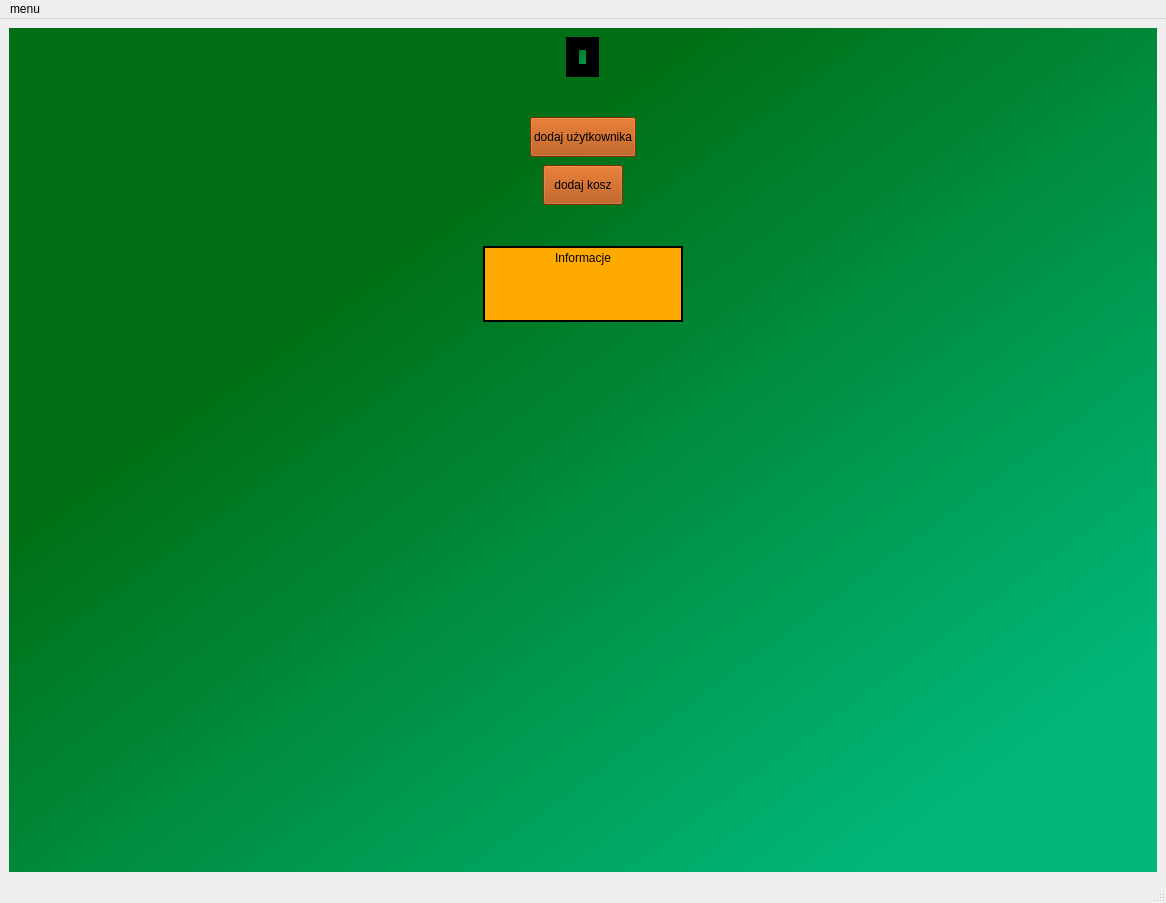
<?xml version="1.0" encoding="UTF-8"?>
<ui version="4.0">
 <class>MainWindow</class>
 <widget class="QMainWindow" name="MainWindow">
  <property name="geometry">
   <rect>
    <x>0</x>
    <y>0</y>
    <width>1166</width>
    <height>903</height>
   </rect>
  </property>
  <property name="minimumSize">
   <size>
    <width>30</width>
    <height>0</height>
   </size>
  </property>
  <property name="windowTitle">
   <string>MINKA</string>
  </property>
  <property name="styleSheet">
   <string notr="true"/>
  </property>
  <widget class="QWidget" name="centralwidget">
   <layout class="QGridLayout" name="gridLayout_2">
    <item row="0" column="0">
     <widget class="QStackedWidget" name="stack">
      <property name="styleSheet">
       <string notr="true">background-color: rgb(0, 72, 2);
font: 16pt &quot;MS Shell Dlg 2&quot;;
background-color: qlineargradient(spread:pad, x1:0, y1:0, x2:1, y2:1, stop:0.301136 rgba(0, 111, 22, 255), stop:0.869318 rgba(0, 182, 120, 255));
</string>
      </property>
      <property name="currentIndex">
       <number>0</number>
      </property>
      <widget class="QWidget" name="page">
       <layout class="QGridLayout" name="gridLayout">
        <item row="0" column="0">
         <layout class="QVBoxLayout" name="verticalLayout">
          <item alignment="Qt::AlignHCenter">
           <widget class="QLabel" name="image">
            <property name="enabled">
             <bool>true</bool>
            </property>
            <property name="sizePolicy">
             <sizepolicy hsizetype="Minimum" vsizetype="Minimum">
              <horstretch>0</horstretch>
              <verstretch>0</verstretch>
             </sizepolicy>
            </property>
            <property name="maximumSize">
             <size>
              <width>400</width>
              <height>400</height>
             </size>
            </property>
            <property name="layoutDirection">
             <enum>Qt::LeftToRight</enum>
            </property>
            <property name="autoFillBackground">
             <bool>false</bool>
            </property>
            <property name="styleSheet">
             <string notr="true"/>
            </property>
            <property name="frameShape">
             <enum>QFrame::Box</enum>
            </property>
            <property name="frameShadow">
             <enum>QFrame::Plain</enum>
            </property>
            <property name="lineWidth">
             <number>13</number>
            </property>
            <property name="midLineWidth">
             <number>0</number>
            </property>
            <property name="text">
             <string/>
            </property>
            <property name="pixmap">
             <pixmap>../../../../../../../../../Desktop/studia/projekt zespołowy/logo/logo.png</pixmap>
            </property>
            <property name="scaledContents">
             <bool>true</bool>
            </property>
            <property name="alignment">
             <set>Qt::AlignCenter</set>
            </property>
           </widget>
          </item>
          <item>
           <spacer name="verticalSpacer_3">
            <property name="orientation">
             <enum>Qt::Vertical</enum>
            </property>
            <property name="sizeType">
             <enum>QSizePolicy::Fixed</enum>
            </property>
            <property name="sizeHint" stdset="0">
             <size>
              <width>20</width>
              <height>34</height>
             </size>
            </property>
           </spacer>
          </item>
          <item alignment="Qt::AlignHCenter">
           <widget class="QPushButton" name="add_user">
            <property name="sizePolicy">
             <sizepolicy hsizetype="Fixed" vsizetype="Fixed">
              <horstretch>0</horstretch>
              <verstretch>0</verstretch>
             </sizepolicy>
            </property>
            <property name="minimumSize">
             <size>
              <width>0</width>
              <height>40</height>
             </size>
            </property>
            <property name="layoutDirection">
             <enum>Qt::LeftToRight</enum>
            </property>
            <property name="styleSheet">
             <string notr="true">background-color: rgb(173, 72, 0);

font: 75 24pt &quot;MS Shell Dlg 2&quot;;

</string>
            </property>
            <property name="text">
             <string>dodaj użytkownika</string>
            </property>
           </widget>
          </item>
          <item>
           <spacer name="verticalSpacer">
            <property name="orientation">
             <enum>Qt::Vertical</enum>
            </property>
            <property name="sizeType">
             <enum>QSizePolicy::Fixed</enum>
            </property>
            <property name="sizeHint" stdset="0">
             <size>
              <width>20</width>
              <height>2</height>
             </size>
            </property>
           </spacer>
          </item>
          <item alignment="Qt::AlignHCenter">
           <widget class="QPushButton" name="add_bin">
            <property name="sizePolicy">
             <sizepolicy hsizetype="Fixed" vsizetype="Fixed">
              <horstretch>0</horstretch>
              <verstretch>0</verstretch>
             </sizepolicy>
            </property>
            <property name="minimumSize">
             <size>
              <width>0</width>
              <height>40</height>
             </size>
            </property>
            <property name="layoutDirection">
             <enum>Qt::LeftToRight</enum>
            </property>
            <property name="styleSheet">
             <string notr="true">background-color: rgb(173, 72, 0);

font: 75 24pt &quot;MS Shell Dlg 2&quot;;

</string>
            </property>
            <property name="text">
             <string>dodaj kosz</string>
            </property>
           </widget>
          </item>
          <item>
           <spacer name="verticalSpacer_4">
            <property name="orientation">
             <enum>Qt::Vertical</enum>
            </property>
            <property name="sizeType">
             <enum>QSizePolicy::Fixed</enum>
            </property>
            <property name="sizeHint" stdset="0">
             <size>
              <width>20</width>
              <height>35</height>
             </size>
            </property>
           </spacer>
          </item>
         </layout>
        </item>
        <item row="1" column="0">
         <layout class="QHBoxLayout" name="horizontalLayout_2">
          <item>
           <spacer name="horizontalSpacer">
            <property name="orientation">
             <enum>Qt::Horizontal</enum>
            </property>
            <property name="sizeHint" stdset="0">
             <size>
              <width>40</width>
              <height>20</height>
             </size>
            </property>
           </spacer>
          </item>
          <item>
           <widget class="QLabel" name="news">
            <property name="minimumSize">
             <size>
              <width>200</width>
              <height>76</height>
             </size>
            </property>
            <property name="styleSheet">
             <string notr="true">
font: 75 24pt &quot;MS Shell Dlg 2&quot;;
background-color: rgb(255, 170, 0);</string>
            </property>
            <property name="frameShape">
             <enum>QFrame::Box</enum>
            </property>
            <property name="lineWidth">
             <number>2</number>
            </property>
            <property name="midLineWidth">
             <number>0</number>
            </property>
            <property name="text">
             <string>Informacje</string>
            </property>
            <property name="textFormat">
             <enum>Qt::PlainText</enum>
            </property>
            <property name="alignment">
             <set>Qt::AlignHCenter|Qt::AlignTop</set>
            </property>
           </widget>
          </item>
          <item>
           <spacer name="horizontalSpacer_2">
            <property name="orientation">
             <enum>Qt::Horizontal</enum>
            </property>
            <property name="sizeHint" stdset="0">
             <size>
              <width>40</width>
              <height>20</height>
             </size>
            </property>
           </spacer>
          </item>
         </layout>
        </item>
        <item row="2" column="0">
         <spacer name="verticalSpacer_2">
          <property name="orientation">
           <enum>Qt::Vertical</enum>
          </property>
          <property name="sizeType">
           <enum>QSizePolicy::Expanding</enum>
          </property>
          <property name="sizeHint" stdset="0">
           <size>
            <width>18</width>
            <height>32</height>
           </size>
          </property>
         </spacer>
        </item>
       </layout>
      </widget>
      <widget class="QWidget" name="page_2">
       <layout class="QHBoxLayout" name="horizontalLayout">
        <item>
         <widget class="QSplitter" name="splitter">
          <property name="orientation">
           <enum>Qt::Horizontal</enum>
          </property>
          <widget class="QListWidget" name="users_list">
           <property name="styleSheet">
            <string notr="true">font: 75 20pt &quot;MS Shell Dlg 2&quot;;
background-color: rgb(252, 105, 0);

</string>
           </property>
           <property name="lineWidth">
            <number>1</number>
           </property>
           <property name="selectionBehavior">
            <enum>QAbstractItemView::SelectRows</enum>
           </property>
           <property name="textElideMode">
            <enum>Qt::ElideLeft</enum>
           </property>
           <property name="resizeMode">
            <enum>QListView::Fixed</enum>
           </property>
           <property name="spacing">
            <number>0</number>
           </property>
          </widget>
          <widget class="QLabel" name="user_info">
           <property name="sizePolicy">
            <sizepolicy hsizetype="Preferred" vsizetype="Preferred">
             <horstretch>0</horstretch>
             <verstretch>0</verstretch>
            </sizepolicy>
           </property>
           <property name="styleSheet">
            <string notr="true">font: 24pt &quot;Arial&quot;;
background-color: rgb(255, 170, 0);</string>
           </property>
           <property name="text">
            <string/>
           </property>
           <property name="alignment">
            <set>Qt::AlignCenter</set>
           </property>
          </widget>
         </widget>
        </item>
       </layout>
      </widget>
      <widget class="QWidget" name="page_3">
       <layout class="QGridLayout" name="gridLayout_3">
        <item row="0" column="0">
         <widget class="QScrollArea" name="scrollArea">
          <property name="widgetResizable">
           <bool>true</bool>
          </property>
          <widget class="QWidget" name="scrollAreaWidgetContents">
           <property name="geometry">
            <rect>
             <x>0</x>
             <y>0</y>
             <width>1128</width>
             <height>824</height>
            </rect>
           </property>
           <layout class="QGridLayout" name="gridLayout_4">
            <item row="0" column="0">
             <widget class="QLabel" name="ranking_list">
              <property name="styleSheet">
               <string notr="true">font: 36pt &quot;Arial&quot;;
background-color: qlineargradient(spread:pad, x1:1, y1:1, x2:0, y2:0, stop:0.301136 rgba(255, 205, 0, 255), stop:0.869318 rgba(236, 111, 19, 255));
</string>
              </property>
              <property name="text">
               <string/>
              </property>
              <property name="textFormat">
               <enum>Qt::PlainText</enum>
              </property>
              <property name="alignment">
               <set>Qt::AlignLeading|Qt::AlignLeft|Qt::AlignTop</set>
              </property>
             </widget>
            </item>
           </layout>
          </widget>
         </widget>
        </item>
       </layout>
      </widget>
      <widget class="QWidget" name="page_4">
       <layout class="QHBoxLayout" name="horizontalLayout_5">
        <item>
         <layout class="QVBoxLayout" name="verticalLayout_2">
          <item>
           <widget class="QLabel" name="label_2">
            <property name="sizePolicy">
             <sizepolicy hsizetype="Preferred" vsizetype="Preferred">
              <horstretch>0</horstretch>
              <verstretch>0</verstretch>
             </sizepolicy>
            </property>
            <property name="styleSheet">
             <string notr="true">background-color: rgb(255, 170, 0);
font: 20pt &quot;MS Shell Dlg 2&quot;;
background-color: rgb(255, 204, 0);</string>
            </property>
            <property name="text">
             <string>Wybierz śmietnik do którego
wyrzucania chcesz się zgłosić</string>
            </property>
           </widget>
          </item>
          <item>
           <widget class="QListWidget" name="full_trash_list">
            <property name="styleSheet">
             <string notr="true">background-color: rgb(245, 143, 0);
font: 20pt &quot;MS Shell Dlg 2&quot;;</string>
            </property>
           </widget>
          </item>
         </layout>
        </item>
        <item>
         <layout class="QVBoxLayout" name="verticalLayout_7">
          <item>
           <spacer name="verticalSpacer_10">
            <property name="orientation">
             <enum>Qt::Vertical</enum>
            </property>
            <property name="sizeType">
             <enum>QSizePolicy::Fixed</enum>
            </property>
            <property name="sizeHint" stdset="0">
             <size>
              <width>20</width>
              <height>154</height>
             </size>
            </property>
           </spacer>
          </item>
          <item>
           <widget class="QStackedWidget" name="stack_volunteer">
            <property name="sizePolicy">
             <sizepolicy hsizetype="MinimumExpanding" vsizetype="MinimumExpanding">
              <horstretch>0</horstretch>
              <verstretch>0</verstretch>
             </sizepolicy>
            </property>
            <property name="minimumSize">
             <size>
              <width>0</width>
              <height>400</height>
             </size>
            </property>
            <property name="styleSheet">
             <string notr="true">background-color: rgb(0, 149, 82);
background-color: rgb(0, 140, 56);
</string>
            </property>
            <property name="currentIndex">
             <number>2</number>
            </property>
            <widget class="QWidget" name="page_5"/>
            <widget class="QWidget" name="page_6">
             <layout class="QHBoxLayout" name="horizontalLayout_3">
              <item>
               <layout class="QVBoxLayout" name="verticalLayout_8">
                <item>
                 <widget class="QLabel" name="throw_info">
                  <property name="styleSheet">
                   <string notr="true">background-color: rgb(255, 204, 0);
font: 20pt &quot;MS Shell Dlg 2&quot;;</string>
                  </property>
                  <property name="text">
                   <string>Wybierz siebie z listy</string>
                  </property>
                 </widget>
                </item>
                <item>
                 <widget class="QListWidget" name="users_list_throw">
                  <property name="styleSheet">
                   <string notr="true">background-color: rgb(245, 143, 0);
font: 18pt &quot;MS Shell Dlg 2&quot;;</string>
                  </property>
                 </widget>
                </item>
               </layout>
              </item>
              <item>
               <spacer name="horizontalSpacer_3">
                <property name="orientation">
                 <enum>Qt::Horizontal</enum>
                </property>
                <property name="sizeType">
                 <enum>QSizePolicy::Preferred</enum>
                </property>
                <property name="sizeHint" stdset="0">
                 <size>
                  <width>40</width>
                  <height>20</height>
                 </size>
                </property>
               </spacer>
              </item>
              <item>
               <layout class="QVBoxLayout" name="verticalLayout_3">
                <item>
                 <spacer name="verticalSpacer_5">
                  <property name="orientation">
                   <enum>Qt::Vertical</enum>
                  </property>
                  <property name="sizeType">
                   <enum>QSizePolicy::Fixed</enum>
                  </property>
                  <property name="sizeHint" stdset="0">
                   <size>
                    <width>20</width>
                    <height>102</height>
                   </size>
                  </property>
                 </spacer>
                </item>
                <item alignment="Qt::AlignHCenter">
                 <widget class="QPushButton" name="volunteer_to_throw">
                  <property name="minimumSize">
                   <size>
                    <width>140</width>
                    <height>50</height>
                   </size>
                  </property>
                  <property name="font">
                   <font>
                    <family>MS Shell Dlg 2</family>
                    <pointsize>24</pointsize>
                    <weight>9</weight>
                    <italic>false</italic>
                    <bold>false</bold>
                   </font>
                  </property>
                  <property name="styleSheet">
                   <string notr="true">background-color: rgb(255, 170, 0);
font: 75 18pt &quot;MS Shell Dlg 2&quot;;
font: 75 24pt &quot;MS Shell Dlg 2&quot;;</string>
                  </property>
                  <property name="text">
                   <string>Zgłoś się</string>
                  </property>
                 </widget>
                </item>
                <item>
                 <spacer name="verticalSpacer_6">
                  <property name="orientation">
                   <enum>Qt::Vertical</enum>
                  </property>
                  <property name="sizeType">
                   <enum>QSizePolicy::MinimumExpanding</enum>
                  </property>
                  <property name="sizeHint" stdset="0">
                   <size>
                    <width>20</width>
                    <height>40</height>
                   </size>
                  </property>
                 </spacer>
                </item>
               </layout>
              </item>
             </layout>
            </widget>
            <widget class="QWidget" name="page_7">
             <layout class="QGridLayout" name="gridLayout_5">
              <item row="0" column="0">
               <layout class="QVBoxLayout" name="verticalLayout_4">
                <item>
                 <widget class="QLabel" name="volunteer_info">
                  <property name="sizePolicy">
                   <sizepolicy hsizetype="Minimum" vsizetype="Minimum">
                    <horstretch>0</horstretch>
                    <verstretch>0</verstretch>
                   </sizepolicy>
                  </property>
                  <property name="maximumSize">
                   <size>
                    <width>16777215</width>
                    <height>16777215</height>
                   </size>
                  </property>
                  <property name="font">
                   <font>
                    <family>MS Shell Dlg 2</family>
                    <pointsize>20</pointsize>
                    <weight>50</weight>
                    <italic>false</italic>
                    <bold>false</bold>
                   </font>
                  </property>
                  <property name="styleSheet">
                   <string notr="true">background-color: rgb(255, 204, 0);
font: 20pt &quot;MS Shell Dlg 2&quot;;</string>
                  </property>
                  <property name="text">
                   <string>Wpisz swoje hasło</string>
                  </property>
                  <property name="alignment">
                   <set>Qt::AlignCenter</set>
                  </property>
                 </widget>
                </item>
                <item>
                 <spacer name="verticalSpacer_7">
                  <property name="orientation">
                   <enum>Qt::Vertical</enum>
                  </property>
                  <property name="sizeType">
                   <enum>QSizePolicy::Fixed</enum>
                  </property>
                  <property name="sizeHint" stdset="0">
                   <size>
                    <width>20</width>
                    <height>54</height>
                   </size>
                  </property>
                 </spacer>
                </item>
                <item>
                 <widget class="QLineEdit" name="password">
                  <property name="maximumSize">
                   <size>
                    <width>16777215</width>
                    <height>50</height>
                   </size>
                  </property>
                  <property name="autoFillBackground">
                   <bool>false</bool>
                  </property>
                  <property name="styleSheet">
                   <string notr="true">background-color: rgb(255, 188, 105);
background-color: rgb(255, 163, 35);</string>
                  </property>
                  <property name="echoMode">
                   <enum>QLineEdit::Password</enum>
                  </property>
                 </widget>
                </item>
                <item>
                 <spacer name="verticalSpacer_8">
                  <property name="orientation">
                   <enum>Qt::Vertical</enum>
                  </property>
                  <property name="sizeType">
                   <enum>QSizePolicy::Preferred</enum>
                  </property>
                  <property name="sizeHint" stdset="0">
                   <size>
                    <width>20</width>
                    <height>40</height>
                   </size>
                  </property>
                 </spacer>
                </item>
               </layout>
              </item>
              <item row="1" column="0">
               <layout class="QVBoxLayout" name="verticalLayout_5">
                <item>
                 <layout class="QHBoxLayout" name="horizontalLayout_4">
                  <item>
                   <widget class="QPushButton" name="confirm">
                    <property name="minimumSize">
                     <size>
                      <width>0</width>
                      <height>40</height>
                     </size>
                    </property>
                    <property name="styleSheet">
                     <string notr="true">
background-color: rgb(255, 122, 5);</string>
                    </property>
                    <property name="text">
                     <string>Potwierdź</string>
                    </property>
                   </widget>
                  </item>
                  <item>
                   <spacer name="horizontalSpacer_4">
                    <property name="orientation">
                     <enum>Qt::Horizontal</enum>
                    </property>
                    <property name="sizeType">
                     <enum>QSizePolicy::Preferred</enum>
                    </property>
                    <property name="sizeHint" stdset="0">
                     <size>
                      <width>40</width>
                      <height>20</height>
                     </size>
                    </property>
                   </spacer>
                  </item>
                  <item>
                   <widget class="QPushButton" name="cancel">
                    <property name="minimumSize">
                     <size>
                      <width>0</width>
                      <height>40</height>
                     </size>
                    </property>
                    <property name="styleSheet">
                     <string notr="true">background-color: rgb(255, 122, 5);
</string>
                    </property>
                    <property name="text">
                     <string>Anuluj</string>
                    </property>
                   </widget>
                  </item>
                 </layout>
                </item>
                <item>
                 <widget class="QLabel" name="error_confirmation">
                  <property name="sizePolicy">
                   <sizepolicy hsizetype="Minimum" vsizetype="Minimum">
                    <horstretch>0</horstretch>
                    <verstretch>0</verstretch>
                   </sizepolicy>
                  </property>
                  <property name="text">
                   <string/>
                  </property>
                 </widget>
                </item>
               </layout>
              </item>
             </layout>
            </widget>
            <widget class="QWidget" name="page_11">
             <layout class="QGridLayout" name="gridLayout_8">
              <item row="0" column="0">
               <widget class="QLabel" name="info_confirmation_2">
                <property name="sizePolicy">
                 <sizepolicy hsizetype="Minimum" vsizetype="Minimum">
                  <horstretch>0</horstretch>
                  <verstretch>0</verstretch>
                 </sizepolicy>
                </property>
                <property name="styleSheet">
                 <string notr="true">font: 20pt &quot;MS Shell Dlg 2&quot;;</string>
                </property>
                <property name="text">
                 <string>Zgłoszenie zostało zapisane</string>
                </property>
                <property name="alignment">
                 <set>Qt::AlignCenter</set>
                </property>
               </widget>
              </item>
             </layout>
            </widget>
           </widget>
          </item>
          <item>
           <spacer name="verticalSpacer_9">
            <property name="orientation">
             <enum>Qt::Vertical</enum>
            </property>
            <property name="sizeType">
             <enum>QSizePolicy::MinimumExpanding</enum>
            </property>
            <property name="sizeHint" stdset="0">
             <size>
              <width>20</width>
              <height>40</height>
             </size>
            </property>
           </spacer>
          </item>
         </layout>
        </item>
       </layout>
      </widget>
      <widget class="QWidget" name="page_8">
       <layout class="QHBoxLayout" name="horizontalLayout_6">
        <item>
         <widget class="QListWidget" name="bins_volunteered_list">
          <property name="styleSheet">
           <string notr="true">font: 20pt &quot;MS Shell Dlg 2&quot;;
background-color: rgb(254, 149, 1);</string>
          </property>
         </widget>
        </item>
        <item>
         <widget class="QStackedWidget" name="stack_confirm_throwing">
          <property name="styleSheet">
           <string notr="true">background-color: rgb(255, 213, 2);
background-color: rgb(249, 179, 1);</string>
          </property>
          <property name="currentIndex">
           <number>1</number>
          </property>
          <widget class="QWidget" name="page_9">
           <layout class="QGridLayout" name="gridLayout_6">
            <item row="0" column="0">
             <widget class="QLabel" name="label_3">
              <property name="styleSheet">
               <string notr="true">font: 20pt &quot;MS Shell Dlg 2&quot;;</string>
              </property>
              <property name="text">
               <string>Wybierz śmietnik, którego wyrzucenie
śmieci chcesz potwierdzić</string>
              </property>
              <property name="alignment">
               <set>Qt::AlignCenter</set>
              </property>
             </widget>
            </item>
           </layout>
          </widget>
          <widget class="QWidget" name="page_10">
           <layout class="QGridLayout" name="gridLayout_7">
            <item row="0" column="0">
             <widget class="QLabel" name="bin_info">
              <property name="text">
               <string>Info</string>
              </property>
             </widget>
            </item>
            <item row="3" column="0">
             <spacer name="verticalSpacer_11">
              <property name="orientation">
               <enum>Qt::Vertical</enum>
              </property>
              <property name="sizeType">
               <enum>QSizePolicy::Preferred</enum>
              </property>
              <property name="sizeHint" stdset="0">
               <size>
                <width>20</width>
                <height>40</height>
               </size>
              </property>
             </spacer>
            </item>
            <item row="1" column="0">
             <layout class="QHBoxLayout" name="horizontalLayout_7">
              <item>
               <spacer name="horizontalSpacer_5">
                <property name="orientation">
                 <enum>Qt::Horizontal</enum>
                </property>
                <property name="sizeHint" stdset="0">
                 <size>
                  <width>40</width>
                  <height>20</height>
                 </size>
                </property>
               </spacer>
              </item>
              <item>
               <widget class="QPushButton" name="confirm_throwed">
                <property name="minimumSize">
                 <size>
                  <width>0</width>
                  <height>50</height>
                 </size>
                </property>
                <property name="styleSheet">
                 <string notr="true">background-color: rgb(85, 170, 0);
font: 75 20pt &quot;MS Shell Dlg 2&quot;;</string>
                </property>
                <property name="text">
                 <string>Potwierdź</string>
                </property>
               </widget>
              </item>
              <item>
               <spacer name="horizontalSpacer_6">
                <property name="orientation">
                 <enum>Qt::Horizontal</enum>
                </property>
                <property name="sizeHint" stdset="0">
                 <size>
                  <width>40</width>
                  <height>20</height>
                 </size>
                </property>
               </spacer>
              </item>
             </layout>
            </item>
            <item row="2" column="0">
             <widget class="QLabel" name="message">
              <property name="sizePolicy">
               <sizepolicy hsizetype="Minimum" vsizetype="Minimum">
                <horstretch>0</horstretch>
                <verstretch>0</verstretch>
               </sizepolicy>
              </property>
              <property name="text">
               <string>message</string>
              </property>
             </widget>
            </item>
           </layout>
          </widget>
         </widget>
        </item>
       </layout>
      </widget>
     </widget>
    </item>
   </layout>
  </widget>
  <widget class="QMenuBar" name="menubar">
   <property name="geometry">
    <rect>
     <x>0</x>
     <y>0</y>
     <width>1166</width>
     <height>21</height>
    </rect>
   </property>
   <widget class="QMenu" name="menuuser">
    <property name="title">
     <string>menu</string>
    </property>
    <addaction name="main"/>
    <addaction name="users"/>
    <addaction name="ranking"/>
    <addaction name="throw_trash"/>
    <addaction name="confirm_throwing"/>
   </widget>
   <addaction name="menuuser"/>
  </widget>
  <widget class="QStatusBar" name="statusbar"/>
  <action name="users">
   <property name="text">
    <string>użytkownicy</string>
   </property>
  </action>
  <action name="ranking">
   <property name="text">
    <string>ranking</string>
   </property>
  </action>
  <action name="trash_bin">
   <property name="text">
    <string>trash bin</string>
   </property>
  </action>
  <action name="throw_trash">
   <property name="text">
    <string>wyrzuć śmieci</string>
   </property>
  </action>
  <action name="main">
   <property name="text">
    <string>strona główna</string>
   </property>
  </action>
  <action name="confirm_throwing">
   <property name="text">
    <string>potwierdź wyrzucenie</string>
   </property>
  </action>
 </widget>
 <resources/>
 <connections/>
</ui>
